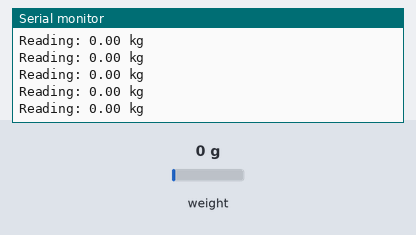
A sketch run on a simulated Arduino Uno, built with avr-gcc and run on an emulated ATmega328P. On the bench: the last lines printed to the serial monitor. The inputs (shaded band) are chosen by the test bench; at power-on: weight on the scale 0 g.

Above: at 3.2 s.
3.3 s: weight on the scale set to 100 g
At 3.32 s:
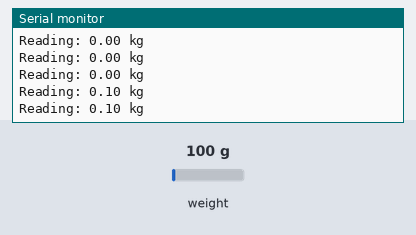
6.3 s: weight on the scale set to 1250 g
At 6.34 s:
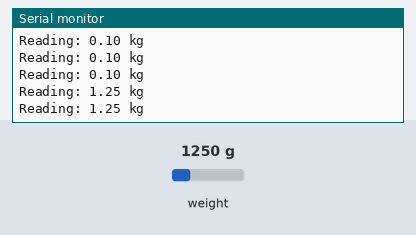
Timing chart, 0 to 9.3 s (numbered marks = the images above; inputs shaded):
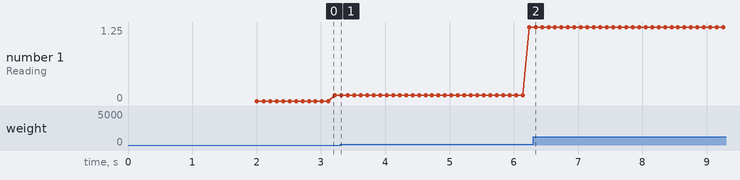

Measured:
- after the input at 3.3 s, the serial monitor: prints a new line at once (image 1)
- after the input at 6.3 s, the serial monitor: prints a new line at once (image 2)
- plotted number 1: 0.1 → 1.25 after the input at 3.3 s

The sketch:

cab2.ino
```cpp
/*
 Setup your scale and start the sketch WITHOUT a weight on the scale
 Once readings are displayed place the weight on the scale
 Press +/- or a/z to adjust the calibration_factor until the output readings match the known weight
 Arduino pin 5 -> HX711 CLK
 Arduino pin 6 -> HX711 DOUT
 Arduino pin 5V -> HX711 VCC
 Arduino pin GND -> HX711 GND
*/

#include "HX711.h"

HX711 scale(A1, A0);

float calibration_factor = -91000; // this calibration factor is adjusted according to my load cell
float units;
float ounces;

void setup() {
  Serial.begin(9600);


  scale.set_scale();
  scale.tare();  //Reset the scale to 0

  long zero_factor = scale.read_average(); //Get a baseline reading

}

void loop() {

  scale.set_scale(calibration_factor); //Adjust to this calibration factor

  Serial.print("Reading: ");
  units = scale.get_units(), 10;
  if (units < 0)
  {
    units = 0.00;
  }
  ounces = units * 0.035274;
  Serial.print(units);
  Serial.print(" kg");
  Serial.println();


}
```
